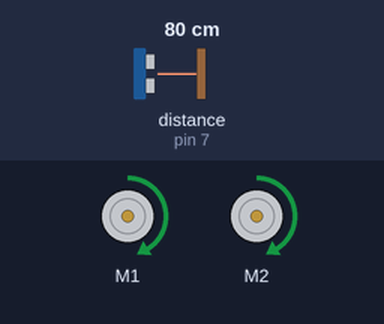
This sketch was run on a simulated Arduino Uno, built with avr-gcc and run on an emulated ATmega328P. Shown: 2 × DC motor (green arrow = forward, orange = backward, longer = faster). Wiring (inferred from the names in the program): ultrasonic range finder: trigger pin 8; echo pin 7. The test bench sets the inputs (shaded band); at power-on: distance to the obstacle (sensor on pin 7) 80 cm. The echo pulse lasts 58.3 µs per cm.

Above: at 1.2 s.
1.3 s: distance to the obstacle (sensor on pin 7) set to 28 cm
2.8 s: distance to the obstacle (sensor on pin 7) set to 24 cm
At 4.0 s:
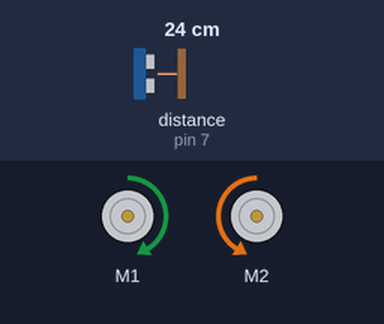
4.3 s: distance to the obstacle (sensor on pin 7) set to 35 cm
At 5.5 s:
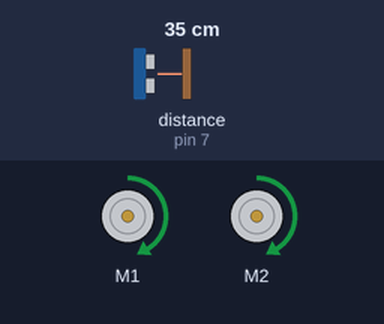
5.8 s: distance to the obstacle (sensor on pin 7) set to 2 cm
At 6.4 s:
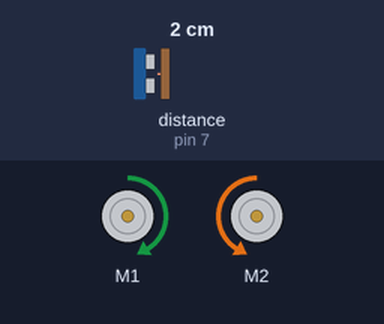
Timing chart, 0 to 8.3 s (numbered marks = the images above; inputs shaded):
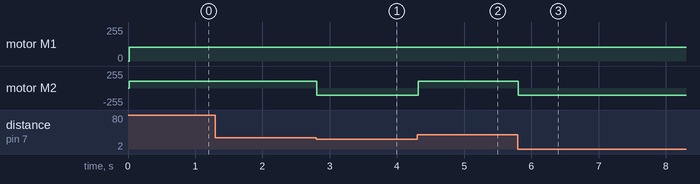

Measured:
- the behaviour switches between 26 and 25 cm on distance to the obstacle (sensor on pin 7) (found by bisection; images 0 and 1)
- after the input at 1.3 s, every drawn part: stays the same
- after the input at 2.8 s, motor M2: forward 105/255 → backward 105/255 at once
- after the input at 4.3 s, motor M2: backward 105/255 → forward 105/255 at once
- after the input at 5.8 s, motor M2: forward 105/255 → backward 105/255 at once

The sketch:

Arduino_proj_final.ino
```cpp
#include <AFMotor.h>
#define trigPin 8
#define echoPin 7

AF_DCMotor motor1(1, MOTOR12_64KHZ);
AF_DCMotor motor2(2, MOTOR12_64KHZ);

void setup() {
  Serial.begin(9600);
  pinMode(trigPin, OUTPUT);
  pinMode(echoPin, INPUT);
  motor1.setSpeed(105);
  motor2.setSpeed(105);
}

void loop() {
  long duration, distance;
  digitalWrite(trigPin, LOW);
  delayMicroseconds(2);
  digitalWrite(trigPin, HIGH);
  delayMicroseconds(10);
  digitalWrite(trigPin, LOW);
  duration = pulseIn(echoPin, HIGH);
  distance = (duration / 2) / 29.1;
  if (distance < 25) {
    motor1.run(FORWARD);
    motor2.run(BACKWARD);
  }
  else {
    delay(15);
    motor1.run(FORWARD);
    motor2.run(FORWARD);
  }
}
```
